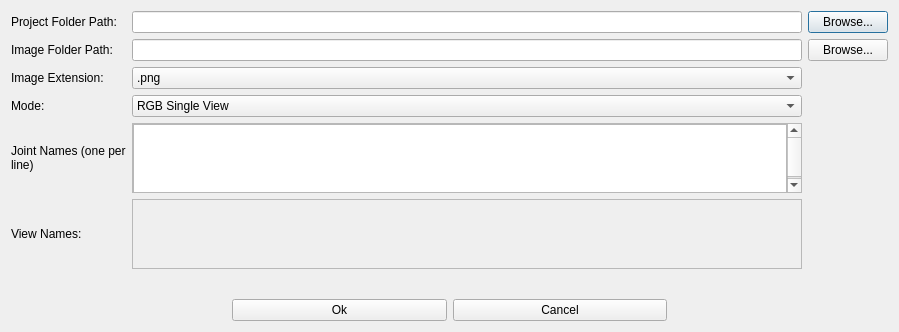
<?xml version="1.0" encoding="UTF-8"?>
<ui version="4.0">
 <class>Dialog</class>
 <widget class="QDialog" name="Dialog">
  <property name="geometry">
   <rect>
    <x>0</x>
    <y>0</y>
    <width>899</width>
    <height>332</height>
   </rect>
  </property>
  <property name="windowTitle">
   <string>Dialog</string>
  </property>
  <layout class="QVBoxLayout" name="verticalLayout" stretch="1,0">
   <item>
    <layout class="QGridLayout" name="gridLayout" rowstretch="0,0,0,0,1,1,1" columnminimumwidth="0,0,0,1">
     <item row="1" column="2">
      <widget class="QLineEdit" name="lineEdit_2"/>
     </item>
     <item row="2" column="0">
      <widget class="QLabel" name="label_3">
       <property name="text">
        <string>Image Extension:</string>
       </property>
      </widget>
     </item>
     <item row="0" column="2">
      <widget class="QLineEdit" name="lineEdit"/>
     </item>
     <item row="3" column="0">
      <widget class="QLabel" name="label_4">
       <property name="text">
        <string>Mode:</string>
       </property>
      </widget>
     </item>
     <item row="0" column="0">
      <widget class="QLabel" name="label">
       <property name="text">
        <string>Project Folder Path:</string>
       </property>
      </widget>
     </item>
     <item row="4" column="0">
      <widget class="QLabel" name="label_7">
       <property name="text">
        <string>Joint Names (one per line)</string>
       </property>
       <property name="wordWrap">
        <bool>true</bool>
       </property>
      </widget>
     </item>
     <item row="0" column="3">
      <widget class="QPushButton" name="pushButton">
       <property name="text">
        <string>Browse...</string>
       </property>
      </widget>
     </item>
     <item row="2" column="2">
      <widget class="QComboBox" name="comboBox">
       <item>
        <property name="text">
         <string>.png</string>
        </property>
       </item>
       <item>
        <property name="text">
         <string>.jpg</string>
        </property>
       </item>
      </widget>
     </item>
     <item row="5" column="2">
      <widget class="QScrollArea" name="scrollArea">
       <property name="widgetResizable">
        <bool>true</bool>
       </property>
       <widget class="QWidget" name="scrollAreaWidgetContents">
        <property name="geometry">
         <rect>
          <x>0</x>
          <y>0</y>
          <width>689</width>
          <height>68</height>
         </rect>
        </property>
        <layout class="QVBoxLayout" name="verticalLayout_2">
         <item>
          <widget class="QLabel" name="label_6">
           <property name="text">
            <string/>
           </property>
          </widget>
         </item>
        </layout>
       </widget>
      </widget>
     </item>
     <item row="1" column="3">
      <widget class="QPushButton" name="pushButton_2">
       <property name="text">
        <string>Browse...</string>
       </property>
      </widget>
     </item>
     <item row="5" column="0">
      <widget class="QLabel" name="label_5">
       <property name="text">
        <string>View Names:</string>
       </property>
      </widget>
     </item>
     <item row="3" column="2">
      <widget class="QComboBox" name="comboBox_2">
       <item>
        <property name="text">
         <string>RGB Single View</string>
        </property>
       </item>
       <item>
        <property name="text">
         <string>RGB Multi View</string>
        </property>
       </item>
       <item>
        <property name="text">
         <string>RGB Depth</string>
        </property>
       </item>
      </widget>
     </item>
     <item row="1" column="0">
      <widget class="QLabel" name="label_2">
       <property name="text">
        <string>Image Folder Path:</string>
       </property>
      </widget>
     </item>
     <item row="4" column="2">
      <widget class="QScrollArea" name="scrollArea_2">
       <property name="widgetResizable">
        <bool>true</bool>
       </property>
       <widget class="QWidget" name="scrollAreaWidgetContents_2">
        <property name="geometry">
         <rect>
          <x>0</x>
          <y>0</y>
          <width>675</width>
          <height>70</height>
         </rect>
        </property>
        <layout class="QHBoxLayout" name="horizontalLayout">
         <property name="leftMargin">
          <number>0</number>
         </property>
         <property name="topMargin">
          <number>0</number>
         </property>
         <property name="rightMargin">
          <number>0</number>
         </property>
         <property name="bottomMargin">
          <number>0</number>
         </property>
         <item>
          <widget class="QTextEdit" name="textEdit"/>
         </item>
        </layout>
       </widget>
      </widget>
     </item>
    </layout>
   </item>
   <item>
    <layout class="QGridLayout" name="gridLayout_2">
     <item row="0" column="2">
      <widget class="QPushButton" name="pushButton_4">
       <property name="text">
        <string>Cancel</string>
       </property>
      </widget>
     </item>
     <item row="0" column="0">
      <widget class="QWidget" name="widget_2" native="true"/>
     </item>
     <item row="0" column="1">
      <widget class="QPushButton" name="pushButton_3">
       <property name="text">
        <string>Ok</string>
       </property>
      </widget>
     </item>
     <item row="0" column="3">
      <widget class="QWidget" name="widget_3" native="true"/>
     </item>
    </layout>
   </item>
  </layout>
 </widget>
 <tabstops>
  <tabstop>lineEdit</tabstop>
  <tabstop>pushButton</tabstop>
  <tabstop>lineEdit_2</tabstop>
  <tabstop>pushButton_2</tabstop>
  <tabstop>comboBox</tabstop>
  <tabstop>comboBox_2</tabstop>
  <tabstop>pushButton_3</tabstop>
  <tabstop>pushButton_4</tabstop>
 </tabstops>
 <resources/>
 <connections/>
</ui>
